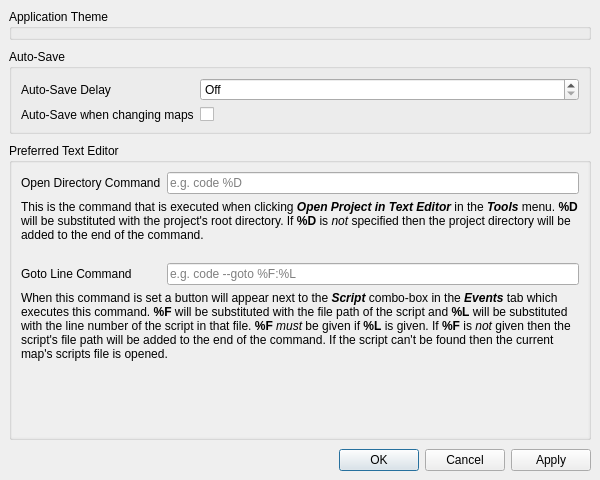
<?xml version="1.0" encoding="UTF-8"?>
<ui version="4.0">
 <class>PreferenceEditor</class>
 <widget class="QMainWindow" name="PreferenceEditor">
  <property name="geometry">
   <rect>
    <x>0</x>
    <y>0</y>
    <width>600</width>
    <height>480</height>
   </rect>
  </property>
  <property name="windowTitle">
   <string>Preferences</string>
  </property>
  <widget class="QWidget" name="centralwidget">
   <layout class="QVBoxLayout" name="verticalLayout">
    <property name="spacing">
     <number>9</number>
    </property>
    <item>
     <widget class="QGroupBox" name="groupBox_Themes">
      <property name="sizePolicy">
       <sizepolicy hsizetype="Preferred" vsizetype="Fixed">
        <horstretch>0</horstretch>
        <verstretch>0</verstretch>
       </sizepolicy>
      </property>
      <property name="title">
       <string>Application Theme</string>
      </property>
     </widget>
    </item>
    <item>
     <widget class="QGroupBox" name="groupBox_AutoSave">
      <property name="title">
       <string>Auto-Save</string>
      </property>
      <layout class="QGridLayout" name="gridLayout_3">
       <item row="0" column="1">
        <widget class="QSpinBox" name="spinBox_AutoSaveDelay">
         <property name="sizePolicy">
          <sizepolicy hsizetype="Expanding" vsizetype="Fixed">
           <horstretch>0</horstretch>
           <verstretch>0</verstretch>
          </sizepolicy>
         </property>
         <property name="buttonSymbols">
          <enum>QAbstractSpinBox::UpDownArrows</enum>
         </property>
         <property name="specialValueText">
          <string>Off</string>
         </property>
         <property name="accelerated">
          <bool>true</bool>
         </property>
         <property name="correctionMode">
          <enum>QAbstractSpinBox::CorrectToNearestValue</enum>
         </property>
         <property name="showGroupSeparator" stdset="0">
          <bool>false</bool>
         </property>
         <property name="suffix">
          <string>ms</string>
         </property>
         <property name="maximum">
          <number>1200000</number>
         </property>
         <property name="singleStep">
          <number>500</number>
         </property>
         <property name="stepType">
          <enum>QAbstractSpinBox::DefaultStepType</enum>
         </property>
         <property name="value">
          <number>0</number>
         </property>
        </widget>
       </item>
       <item row="0" column="0">
        <widget class="QLabel" name="label_AutoSaveDelay">
         <property name="text">
          <string>Auto-Save Delay</string>
         </property>
        </widget>
       </item>
       <item row="1" column="1">
        <widget class="QCheckBox" name="checkBox_AutoSaveOnMapChange">
         <property name="layoutDirection">
          <enum>Qt::LeftToRight</enum>
         </property>
         <property name="text">
          <string/>
         </property>
        </widget>
       </item>
       <item row="1" column="0">
        <widget class="QLabel" name="label_AutoSaveOnMapChange">
         <property name="text">
          <string>Auto-Save when changing maps</string>
         </property>
        </widget>
       </item>
      </layout>
     </widget>
    </item>
    <item>
     <widget class="QGroupBox" name="groupBox_TextEditor">
      <property name="title">
       <string>Preferred Text Editor</string>
      </property>
      <layout class="QGridLayout" name="gridLayout">
       <property name="leftMargin">
        <number>0</number>
       </property>
       <property name="topMargin">
        <number>0</number>
       </property>
       <property name="rightMargin">
        <number>0</number>
       </property>
       <property name="bottomMargin">
        <number>0</number>
       </property>
       <property name="spacing">
        <number>0</number>
       </property>
       <item row="2" column="0">
        <widget class="QScrollArea" name="scrollArea_TextEditor">
         <property name="frameShape">
          <enum>QFrame::NoFrame</enum>
         </property>
         <property name="widgetResizable">
          <bool>true</bool>
         </property>
         <widget class="QWidget" name="scrollAreaWidgetContents_TextEditor">
          <property name="geometry">
           <rect>
            <x>0</x>
            <y>0</y>
            <width>570</width>
            <height>307</height>
           </rect>
          </property>
          <layout class="QGridLayout" name="gridLayout_2">
           <property name="sizeConstraint">
            <enum>QLayout::SetMinimumSize</enum>
           </property>
           <item row="6" column="0" colspan="2">
            <widget class="QLabel" name="label_TextEditorGotoLineHelp">
             <property name="text">
              <string>&lt;html&gt;&lt;head/&gt;&lt;body&gt;&lt;p&gt;When this command is set a button will appear next to the &lt;span style=&quot; font-weight:600; font-style:italic;&quot;&gt;Script&lt;/span&gt; combo-box in the &lt;span style=&quot; font-weight:600; font-style:italic;&quot;&gt;Events&lt;/span&gt; tab which executes this command.&lt;span style=&quot; font-weight:600;&quot;&gt; %F&lt;/span&gt; will be substituted with the file path of the script and &lt;span style=&quot; font-weight:600;&quot;&gt;%L&lt;/span&gt; will be substituted with the line number of the script in that file. &lt;span style=&quot; font-weight:600;&quot;&gt;%F &lt;/span&gt;&lt;span style=&quot; font-style:italic;&quot;&gt;must&lt;/span&gt; be given if &lt;span style=&quot; font-weight:600;&quot;&gt;%L&lt;/span&gt; is given. If &lt;span style=&quot; font-weight:600;&quot;&gt;%F&lt;/span&gt; is &lt;span style=&quot; font-style:italic;&quot;&gt;not&lt;/span&gt; given then the script's file path will be added to the end of the command. If the script can't be found then the current map's scripts file is opened.&lt;/p&gt;&lt;/body&gt;&lt;/html&gt;</string>
             </property>
             <property name="alignment">
              <set>Qt::AlignLeading|Qt::AlignLeft|Qt::AlignTop</set>
             </property>
             <property name="wordWrap">
              <bool>true</bool>
             </property>
            </widget>
           </item>
           <item row="5" column="0">
            <widget class="QLabel" name="label_TextEditorGotoLine">
             <property name="text">
              <string>Goto Line Command</string>
             </property>
            </widget>
           </item>
           <item row="0" column="1">
            <widget class="QLineEdit" name="lineEdit_TextEditorOpenFolder">
             <property name="toolTip">
              <string>The shell command for your preferred text editor (possibly an absolute path if the program doesn't exist in your PATH).</string>
             </property>
             <property name="placeholderText">
              <string>e.g. code %D</string>
             </property>
             <property name="clearButtonEnabled">
              <bool>true</bool>
             </property>
            </widget>
           </item>
           <item row="1" column="0" colspan="2">
            <widget class="QLabel" name="label_TextEditorOpenFolderHelp">
             <property name="text">
              <string>&lt;html&gt;&lt;head/&gt;&lt;body&gt;&lt;p&gt;This is the command that is executed when clicking &lt;span style=&quot; font-weight:600; font-style:italic;&quot;&gt;Open Project in Text Editor&lt;/span&gt; in the &lt;span style=&quot; font-weight:600; font-style:italic;&quot;&gt;Tools&lt;/span&gt; menu. &lt;span style=&quot; font-weight:600;&quot;&gt;%D&lt;/span&gt; will be substituted with the project's root directory. If &lt;span style=&quot; font-weight:600;&quot;&gt;%D&lt;/span&gt; is &lt;span style=&quot; font-style:italic;&quot;&gt;not&lt;/span&gt; specified then the project directory will be added to the end of the command.&lt;/p&gt;&lt;/body&gt;&lt;/html&gt;</string>
             </property>
             <property name="alignment">
              <set>Qt::AlignLeading|Qt::AlignLeft|Qt::AlignTop</set>
             </property>
             <property name="wordWrap">
              <bool>true</bool>
             </property>
            </widget>
           </item>
           <item row="0" column="0">
            <widget class="QLabel" name="label_TextEditorOpenFolder">
             <property name="text">
              <string>Open Directory Command</string>
             </property>
            </widget>
           </item>
           <item row="5" column="1">
            <widget class="QLineEdit" name="lineEdit_TextEditorGotoLine">
             <property name="toolTip">
              <string>The shell command for your preferred text editor to open a file to a specific line number (possibly an absolute path if the program doesn't exist in your PATH).</string>
             </property>
             <property name="placeholderText">
              <string>e.g. code --goto %F:%L</string>
             </property>
             <property name="clearButtonEnabled">
              <bool>true</bool>
             </property>
            </widget>
           </item>
           <item row="2" column="0" colspan="2">
            <spacer name="verticalSpacer_2">
             <property name="orientation">
              <enum>Qt::Vertical</enum>
             </property>
             <property name="sizeType">
              <enum>QSizePolicy::Fixed</enum>
             </property>
             <property name="sizeHint" stdset="0">
              <size>
               <width>20</width>
               <height>15</height>
              </size>
             </property>
            </spacer>
           </item>
           <item row="7" column="0" colspan="2">
            <spacer name="verticalSpacer">
             <property name="orientation">
              <enum>Qt::Vertical</enum>
             </property>
             <property name="sizeHint" stdset="0">
              <size>
               <width>20</width>
               <height>40</height>
              </size>
             </property>
            </spacer>
           </item>
          </layout>
         </widget>
        </widget>
       </item>
      </layout>
     </widget>
    </item>
    <item>
     <widget class="QDialogButtonBox" name="buttonBox">
      <property name="standardButtons">
       <set>QDialogButtonBox::Apply|QDialogButtonBox::Cancel|QDialogButtonBox::Ok</set>
      </property>
     </widget>
    </item>
   </layout>
  </widget>
 </widget>
 <resources/>
 <connections/>
</ui>
